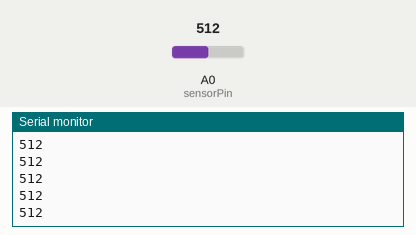
Recording of a sketch running on a simulated Arduino Uno, built with avr-gcc and run on an emulated ATmega328P. Shown: the last lines printed to the serial monitor. The test bench sets the inputs (shaded band); at power-on: A0 (sensorPin) = 512.

Above: at 1.2 s.
1.3 s: A0 (sensorPin) set to 716
At 1.9 s:
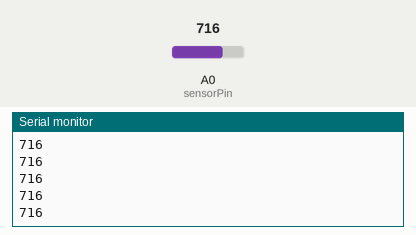
2.8 s: A0 (sensorPin) set to 900
At 3.9 s:
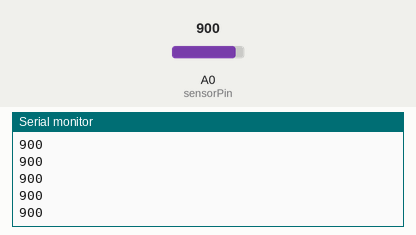
Timing chart, 0 to 5.8 s (numbered marks = the images above; inputs shaded):
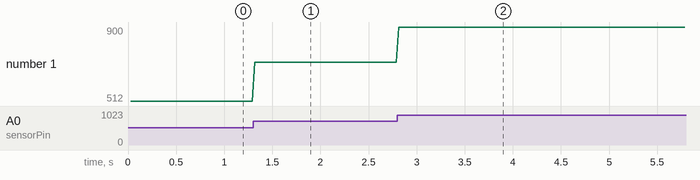

The sketch:

serialSensor.ino
```cpp
int sensorPin = A0;    // select the input pin for the potentiometer
int sensorValue = 0;  // variable to store the value coming from the sensor

void setup() {
  Serial.begin(9600);
}

void loop() {
  int maxValue = 0;
  for (int i = 0; i < 5; i++) {
    maxValue = max(analogRead(sensorPin), maxValue);
    delay(5);
  }

  Serial.print(maxValue);
  Serial.print("\n");
}
```

Measured:
- after the input at 1.3 s, the serial monitor: prints a new line at once (image 1)
- after the input at 2.8 s, the serial monitor: prints a new line at once (image 2)
- plotted number 1: 512 → 716 after the input at 1.3 s, 716 → 900 after the input at 2.8 s
